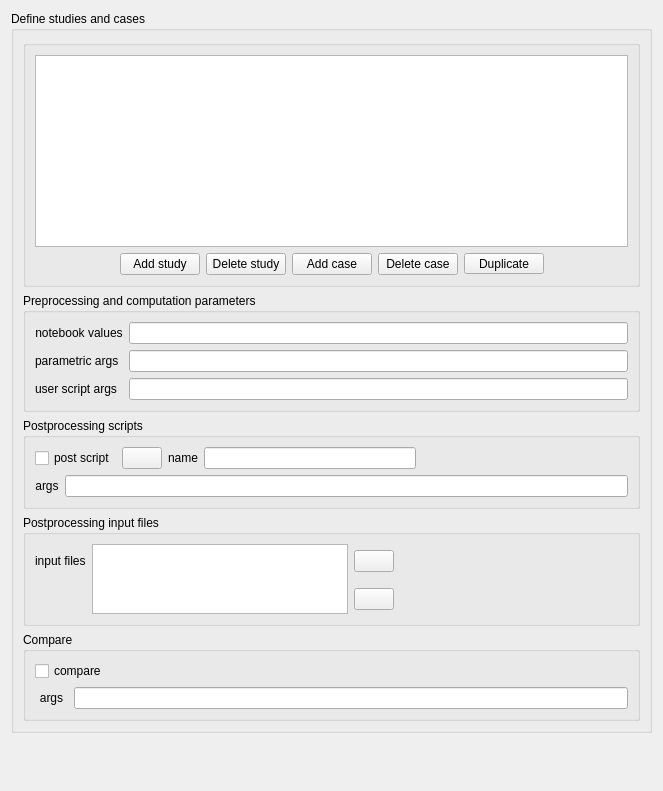
<?xml version="1.0" encoding="UTF-8"?>
<ui version="4.0">
 <class>ManageCasesForm</class>
 <widget class="QWidget" name="ManageCasesForm">
  <property name="geometry">
   <rect>
    <x>0</x>
    <y>0</y>
    <width>659</width>
    <height>791</height>
   </rect>
  </property>
  <property name="windowTitle">
   <string>Form</string>
  </property>
  <layout class="QGridLayout" name="gridLayout_9">
   <item row="0" column="0">
    <widget class="QGroupBox" name="groupBoxManageCases">
     <property name="title">
      <string>Define studies and cases</string>
     </property>
     <layout class="QGridLayout" name="gridLayout_8">
      <item row="1" column="0">
       <widget class="QGroupBox" name="groupBoxPrepro">
        <property name="title">
         <string>Preprocessing and computation parameters</string>
        </property>
        <layout class="QGridLayout" name="gridLayout_4">
         <item row="0" column="0">
          <widget class="QLabel" name="label_notebook">
           <property name="text">
            <string>notebook values</string>
           </property>
           <property name="alignment">
            <set>Qt::AlignCenter</set>
           </property>
          </widget>
         </item>
         <item row="0" column="1">
          <widget class="QLineEdit" name="lineEditNotebookArgs">
           <property name="toolTip">
            <string>&lt;html&gt;&lt;head/&gt;&lt;body&gt;&lt;p&gt;Define key/value pairs for corresponding computation notebook parameters.&lt;/p&gt;&lt;p&gt;Syntax: &lt;span style=&quot; font-weight:600;&quot;&gt;&amp;lt;key1&amp;gt;=&amp;lt;value1&amp;gt; &amp;lt;key2&amp;gt;=&amp;lt;value2&amp;gt; ....&lt;/span&gt;&lt;/p&gt;&lt;p&gt;(i.e. use = sign with no whitespace for value assignment, whitespace to separate multiple key/value paris).&lt;/p&gt;&lt;p&gt;&lt;span style=&quot; font-weight:600;&quot;&gt;Example&lt;/span&gt;:&lt;/p&gt;&lt;p&gt;&lt;span style=&quot; color:#729fcf;&quot;&gt;d=0.5 l=2.5  h=0.05&lt;/span&gt;&lt;/p&gt;&lt;/body&gt;&lt;/html&gt;</string>
           </property>
          </widget>
         </item>
         <item row="1" column="0">
          <widget class="QLabel" name="label_paramtric">
           <property name="text">
            <string>parametric args</string>
           </property>
          </widget>
         </item>
         <item row="2" column="0">
          <widget class="QLabel" name="label_kw_args">
           <property name="text">
            <string>user script args</string>
           </property>
          </widget>
         </item>
         <item row="1" column="1">
          <widget class="QLineEdit" name="lineEditParametricArgs">
           <property name="toolTip">
            <string>&lt;!DOCTYPE HTML PUBLIC &quot;-//W3C//DTD HTML 4.0//EN&quot; &quot;http://www.w3.org/TR/REC-html40/strict.dtd&quot;&gt;
&lt;html&gt;&lt;head&gt;&lt;meta name=&quot;qrichtext&quot; content=&quot;1&quot; /&gt;&lt;style type=&quot;text/css&quot;&gt;
p, li { white-space: pre-wrap; }
&lt;/style&gt;&lt;/head&gt;&lt;body style=&quot; font-family:'Cantarell'; font-size:11pt; font-weight:400; font-style:normal;&quot;&gt;
&lt;p style=&quot; margin-top:12px; margin-bottom:12px; margin-left:0px; margin-right:0px; -qt-block-indent:0; text-indent:0px;&quot;&gt;Define arguments for parametric setup&lt;/p&gt;
&lt;p style=&quot; margin-top:12px; margin-bottom:12px; margin-left:0px; margin-right:0px; -qt-block-indent:0; text-indent:0px;&quot;&gt;See cs_parametric_setup.py source for complete syntax.&lt;/p&gt;
&lt;p style=&quot; margin-top:12px; margin-bottom:12px; margin-left:0px; margin-right:0px; -qt-block-indent:0; text-indent:0px;&quot;&gt;Most commonly useful options are :&lt;/p&gt;
&lt;table border=&quot;0&quot; style=&quot; margin-top:0px; margin-bottom:0px; margin-left:0px; margin-right:0px;&quot; cellspacing=&quot;2&quot; cellpadding=&quot;0&quot;&gt;
&lt;tr&gt;
&lt;td&gt;
&lt;p style=&quot; margin-top:0px; margin-bottom:0px; margin-left:0px; margin-right:0px; -qt-block-indent:0; text-indent:0px;&quot;&gt;--mesh &amp;lt;file&amp;gt;&lt;/p&gt;&lt;/td&gt;
&lt;td&gt;
&lt;p style=&quot; margin-top:0px; margin-bottom:0px; margin-left:0px; margin-right:0px; -qt-block-indent:0; text-indent:0px;&quot;&gt;Name of mesh file to read (multiple occurences allowed).&lt;/p&gt;&lt;/td&gt;&lt;/tr&gt;
&lt;tr&gt;
&lt;td&gt;
&lt;p style=&quot; margin-top:0px; margin-bottom:0px; margin-left:0px; margin-right:0px; -qt-block-indent:0; text-indent:0px;&quot;&gt;--mesh_input &amp;lt;path&amp;gt;&lt;/p&gt;&lt;/td&gt;
&lt;td&gt;
&lt;p style=&quot; margin-top:0px; margin-bottom:0px; margin-left:0px; margin-right:0px; -qt-block-indent:0; text-indent:0px;&quot;&gt;Name of preprocessesd (.csm) file or directory of such files (overrides --mesh or mesh list in setup.xml)&lt;/p&gt;&lt;/td&gt;&lt;/tr&gt;
&lt;tr&gt;
&lt;td&gt;
&lt;p style=&quot; margin-top:0px; margin-bottom:0px; margin-left:0px; margin-right:0px; -qt-block-indent:0; text-indent:0px;&quot;&gt;--restart &amp;lt;path&amp;gt;&lt;/p&gt;&lt;/td&gt;
&lt;td&gt;
&lt;p style=&quot; margin-top:0px; margin-bottom:0px; margin-left:0px; margin-right:0px; -qt-block-indent:0; text-indent:0px;&quot;&gt;Select checkpoint directory to restart from. Also implies restart from mesh_input associated with that checkpoint&lt;/p&gt;&lt;/td&gt;&lt;/tr&gt;
&lt;tr&gt;
&lt;td&gt;
&lt;p style=&quot; margin-top:0px; margin-bottom:0px; margin-left:0px; margin-right:0px; -qt-block-indent:0; text-indent:0px;&quot;&gt;--iter-dt &amp;lt;value&amp;gt;&lt;/p&gt;&lt;/td&gt;
&lt;td&gt;
&lt;p style=&quot; margin-top:0px; margin-bottom:0px; margin-left:0px; margin-right:0px; -qt-block-indent:0; text-indent:0px;&quot;&gt;Specify time step.&lt;/p&gt;&lt;/td&gt;&lt;/tr&gt;
&lt;tr&gt;
&lt;td&gt;
&lt;p style=&quot; margin-top:0px; margin-bottom:0px; margin-left:0px; margin-right:0px; -qt-block-indent:0; text-indent:0px;&quot;&gt;--iter-num &amp;lt;value&amp;gt;&lt;/p&gt;&lt;/td&gt;
&lt;td&gt;
&lt;p style=&quot; margin-top:0px; margin-bottom:0px; margin-left:0px; margin-right:0px; -qt-block-indent:0; text-indent:0px;&quot;&gt;Specify the number of required total iterations.&lt;/p&gt;&lt;/td&gt;&lt;/tr&gt;
&lt;tr&gt;
&lt;td&gt;
&lt;p style=&quot; margin-top:0px; margin-bottom:0px; margin-left:0px; margin-right:0px; -qt-block-indent:0; text-indent:0px;&quot;&gt;--tmax &amp;lt;value&amp;gt;&lt;/p&gt;&lt;/td&gt;
&lt;td&gt;
&lt;p style=&quot; margin-top:0px; margin-bottom:0px; margin-left:0px; margin-right:0px; -qt-block-indent:0; text-indent:0px;&quot;&gt;Specify the required total physical simulated time.&lt;/p&gt;&lt;/td&gt;&lt;/tr&gt;
&lt;tr&gt;
&lt;td&gt;
&lt;p style=&quot; margin-top:0px; margin-bottom:0px; margin-left:0px; margin-right:0px; -qt-block-indent:0; text-indent:0px;&quot;&gt;-m&lt;/p&gt;&lt;/td&gt;
&lt;td&gt;
&lt;p style=&quot; margin-top:0px; margin-bottom:0px; margin-left:0px; margin-right:0px; -qt-block-indent:0; text-indent:0px;&quot;&gt;Same as --mesh&lt;/p&gt;&lt;/td&gt;&lt;/tr&gt;
&lt;tr&gt;
&lt;td&gt;
&lt;p style=&quot; margin-top:0px; margin-bottom:0px; margin-left:0px; margin-right:0px; -qt-block-indent:0; text-indent:0px;&quot;&gt;-mi&lt;/p&gt;&lt;/td&gt;
&lt;td&gt;
&lt;p style=&quot; margin-top:0px; margin-bottom:0px; margin-left:0px; margin-right:0px; -qt-block-indent:0; text-indent:0px;&quot;&gt;Same as --mesh_input&lt;/p&gt;&lt;/td&gt;&lt;/tr&gt;
&lt;tr&gt;
&lt;td&gt;
&lt;p style=&quot; margin-top:0px; margin-bottom:0px; margin-left:0px; margin-right:0px; -qt-block-indent:0; text-indent:0px;&quot;&gt;-r&lt;/p&gt;&lt;/td&gt;
&lt;td&gt;
&lt;p style=&quot; margin-top:0px; margin-bottom:0px; margin-left:0px; margin-right:0px; -qt-block-indent:0; text-indent:0px;&quot;&gt;Same as --restart&lt;/p&gt;&lt;/td&gt;&lt;/tr&gt;
&lt;tr&gt;
&lt;td&gt;
&lt;p style=&quot; margin-top:0px; margin-bottom:0px; margin-left:0px; margin-right:0px; -qt-block-indent:0; text-indent:0px;&quot;&gt;-n&lt;/p&gt;&lt;/td&gt;
&lt;td&gt;
&lt;p style=&quot; margin-top:0px; margin-bottom:0px; margin-left:0px; margin-right:0px; -qt-block-indent:0; text-indent:0px;&quot;&gt;Same as --iter-num&lt;/p&gt;&lt;/td&gt;&lt;/tr&gt;&lt;/table&gt;&lt;/body&gt;&lt;/html&gt;</string>
           </property>
          </widget>
         </item>
         <item row="2" column="1">
          <widget class="QLineEdit" name="lineEditKwArgs">
           <property name="toolTip">
            <string>&lt;html&gt;&lt;head/&gt;&lt;body&gt;&lt;p&gt;Keyword arguments to pass to user Python script.&lt;/p&gt;&lt;p&gt;Accessible in cs_user_scripts.py functions as &lt;span style=&quot; font-weight:600;&quot;&gt;domain.kw_args&lt;/span&gt; list.&lt;br/&gt;&lt;/p&gt;&lt;/body&gt;&lt;/html&gt;</string>
           </property>
          </widget>
         </item>
        </layout>
       </widget>
      </item>
      <item row="0" column="0">
       <widget class="QGroupBox" name="groupBox">
        <property name="minimumSize">
         <size>
          <width>0</width>
          <height>200</height>
         </size>
        </property>
        <property name="title">
         <string/>
        </property>
        <layout class="QGridLayout" name="gridLayout">
         <item row="0" column="0">
          <widget class="QTreeView" name="treeViewCases">
           <property name="minimumSize">
            <size>
             <width>0</width>
             <height>130</height>
            </size>
           </property>
          </widget>
         </item>
         <item row="1" column="0">
          <layout class="QHBoxLayout" name="horizontalLayout_2">
           <item>
            <spacer>
             <property name="orientation">
              <enum>Qt::Horizontal</enum>
             </property>
             <property name="sizeHint" stdset="0">
              <size>
               <width>17</width>
               <height>17</height>
              </size>
             </property>
            </spacer>
           </item>
           <item>
            <layout class="QHBoxLayout" name="horizontalLayout">
             <item>
              <widget class="QPushButton" name="pushButtonAddStudy">
               <property name="text">
                <string>Add study</string>
               </property>
              </widget>
             </item>
             <item>
              <widget class="QPushButton" name="pushButtonDeleteStudy">
               <property name="text">
                <string>Delete study</string>
               </property>
              </widget>
             </item>
             <item>
              <widget class="QPushButton" name="pushButtonAdd">
               <property name="text">
                <string>Add case</string>
               </property>
              </widget>
             </item>
             <item>
              <widget class="QPushButton" name="pushButtonDelete">
               <property name="text">
                <string>Delete case</string>
               </property>
              </widget>
             </item>
             <item>
              <widget class="QToolButton" name="toolButtonDuplicate">
               <property name="minimumSize">
                <size>
                 <width>80</width>
                 <height>0</height>
                </size>
               </property>
               <property name="maximumSize">
                <size>
                 <width>80</width>
                 <height>16777215</height>
                </size>
               </property>
               <property name="statusTip">
                <string>Delet several lines if you want</string>
               </property>
               <property name="text">
                <string>Duplicate</string>
               </property>
              </widget>
             </item>
            </layout>
           </item>
           <item>
            <spacer>
             <property name="orientation">
              <enum>Qt::Horizontal</enum>
             </property>
             <property name="sizeHint" stdset="0">
              <size>
               <width>17</width>
               <height>17</height>
              </size>
             </property>
            </spacer>
           </item>
          </layout>
         </item>
        </layout>
       </widget>
      </item>
      <item row="4" column="0">
       <widget class="QGroupBox" name="groupBoxCompare">
        <property name="title">
         <string>Compare</string>
        </property>
        <layout class="QGridLayout" name="gridLayout_7">
         <item row="0" column="0">
          <layout class="QGridLayout" name="gridLayout_6">
           <item row="0" column="0" colspan="2">
            <widget class="QCheckBox" name="checkBoxCompare">
             <property name="sizePolicy">
              <sizepolicy hsizetype="Preferred" vsizetype="Preferred">
               <horstretch>0</horstretch>
               <verstretch>0</verstretch>
              </sizepolicy>
             </property>
             <property name="text">
              <string>compare</string>
             </property>
            </widget>
           </item>
           <item row="0" column="2">
            <spacer name="horizontalSpacer_4">
             <property name="orientation">
              <enum>Qt::Horizontal</enum>
             </property>
             <property name="sizeHint" stdset="0">
              <size>
               <width>268</width>
               <height>20</height>
              </size>
             </property>
            </spacer>
           </item>
           <item row="1" column="0">
            <widget class="QLabel" name="label_9">
             <property name="text">
              <string>args</string>
             </property>
             <property name="alignment">
              <set>Qt::AlignCenter</set>
             </property>
            </widget>
           </item>
           <item row="1" column="1" colspan="2">
            <widget class="QLineEdit" name="lineEditCompareArgs"/>
           </item>
          </layout>
         </item>
        </layout>
       </widget>
      </item>
      <item row="2" column="0">
       <widget class="QGroupBox" name="groupBoxPost">
        <property name="title">
         <string>Postprocessing scripts</string>
        </property>
        <layout class="QGridLayout" name="gridLayout_5">
         <item row="0" column="0">
          <layout class="QHBoxLayout" name="horizontalLayout_3">
           <item>
            <widget class="QCheckBox" name="checkBoxPost">
             <property name="sizePolicy">
              <sizepolicy hsizetype="Preferred" vsizetype="Preferred">
               <horstretch>0</horstretch>
               <verstretch>0</verstretch>
              </sizepolicy>
             </property>
             <property name="text">
              <string>post script</string>
             </property>
            </widget>
           </item>
           <item>
            <widget class="QPushButton" name="pushButtonPost">
             <property name="text">
              <string/>
             </property>
             <property name="icon">
              <iconset>
               <normaloff>:/new/prefix1/icons/22x22/edit-find-replace.png</normaloff>:/new/prefix1/icons/22x22/edit-find-replace.png</iconset>
             </property>
             <property name="iconSize">
              <size>
               <width>22</width>
               <height>22</height>
              </size>
             </property>
            </widget>
           </item>
           <item>
            <widget class="QLabel" name="label_5">
             <property name="text">
              <string>name</string>
             </property>
             <property name="alignment">
              <set>Qt::AlignCenter</set>
             </property>
            </widget>
           </item>
           <item>
            <widget class="QLineEdit" name="lineEditPost"/>
           </item>
           <item>
            <spacer name="horizontalSpacer_5">
             <property name="orientation">
              <enum>Qt::Horizontal</enum>
             </property>
             <property name="sizeHint" stdset="0">
              <size>
               <width>40</width>
               <height>20</height>
              </size>
             </property>
            </spacer>
           </item>
          </layout>
         </item>
         <item row="1" column="0">
          <layout class="QHBoxLayout" name="horizontalLayout_4">
           <item>
            <widget class="QLabel" name="label_6">
             <property name="text">
              <string>args</string>
             </property>
             <property name="alignment">
              <set>Qt::AlignCenter</set>
             </property>
            </widget>
           </item>
           <item>
            <widget class="QLineEdit" name="lineEditPostArgs"/>
           </item>
          </layout>
         </item>
        </layout>
       </widget>
      </item>
      <item row="3" column="0">
       <widget class="QGroupBox" name="groupBoxInput">
        <property name="title">
         <string>Postprocessing input files</string>
        </property>
        <layout class="QHBoxLayout" name="horizontalLayout_5">
         <item>
          <layout class="QGridLayout" name="gridLayout_3">
           <item row="0" column="4">
            <spacer name="horizontalSpacer_6">
             <property name="orientation">
              <enum>Qt::Horizontal</enum>
             </property>
             <property name="sizeHint" stdset="0">
              <size>
               <width>40</width>
               <height>20</height>
              </size>
             </property>
            </spacer>
           </item>
           <item row="0" column="0">
            <widget class="QLabel" name="labelinput">
             <property name="text">
              <string>input files</string>
             </property>
            </widget>
           </item>
           <item row="1" column="3">
            <widget class="QPushButton" name="pushButtonRemoveInput">
             <property name="text">
              <string/>
             </property>
             <property name="icon">
              <iconset resource="resource_base.qrc">
               <normaloff>:/icons/22x22/remove.png</normaloff>:/icons/22x22/remove.png</iconset>
             </property>
            </widget>
           </item>
           <item row="0" column="3">
            <widget class="QPushButton" name="pushButtonAddInput">
             <property name="text">
              <string/>
             </property>
             <property name="icon">
              <iconset resource="resource_base.qrc">
               <normaloff>:/icons/22x22/add.png</normaloff>:/icons/22x22/add.png</iconset>
             </property>
             <property name="iconSize">
              <size>
               <width>22</width>
               <height>22</height>
              </size>
             </property>
            </widget>
           </item>
           <item row="0" column="2" rowspan="2">
            <widget class="QListWidget" name="listInput"/>
           </item>
          </layout>
         </item>
        </layout>
       </widget>
      </item>
     </layout>
    </widget>
   </item>
   <item row="1" column="0">
    <spacer>
     <property name="orientation">
      <enum>Qt::Vertical</enum>
     </property>
     <property name="sizeHint" stdset="0">
      <size>
       <width>641</width>
       <height>16</height>
      </size>
     </property>
    </spacer>
   </item>
  </layout>
  <zorder>groupBoxManageCases</zorder>
  <zorder></zorder>
 </widget>
 <resources>
  <include location="resource_base.qrc"/>
 </resources>
 <connections/>
</ui>
